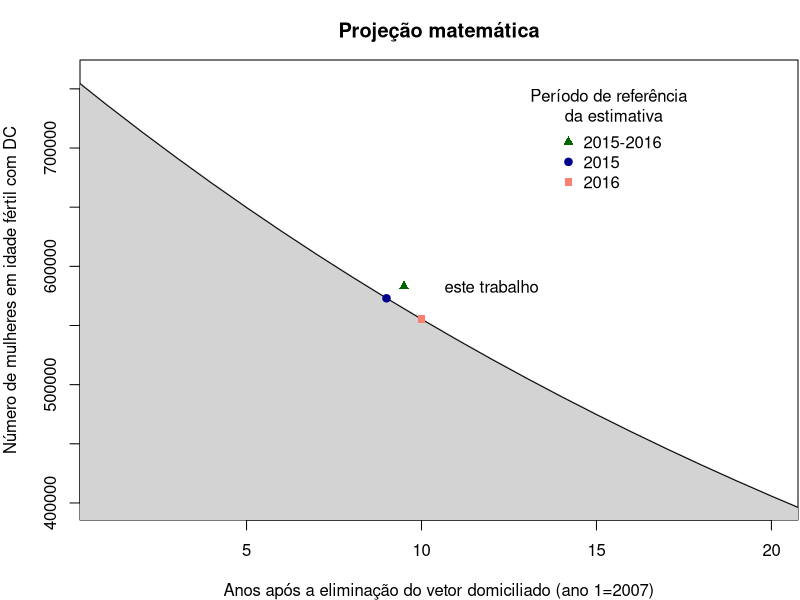

Write the R code that produced this figure.
library(deSolve)

parameters <- c(a = 0.0111*exp(0.025),
b = 0.0111*exp(0.025),
c = 0.0143*exp(0.0252),
d = 0.0111*exp(0.025),
r = 0.02,
g = 0.5,
p = 0.1)

state <- c(M = 760000,
F = 1,
C = 1,
R = 1)


massad<-function(t, state, parameters) {
with(as.list(c(state, parameters)),{
# rate of change
dM <- -a*M -(1-p)*r*M - p*r*M
dF <- (1-p)*r*M - b*F
dC <- p*r*M -(c+g)*C
dR <- g*C- d*R
# return the rate of change
list(c(dM, dF, dC, dR))
}) # end with(as.list ...
}

times <- seq(0, 30, by = 1)


out <- ode(y = state, times = times, func = massad, parms = parameters)
head(out)
x<-out[,1]
z<-out[,2]

png("Fig2_new.png", height=120, width=150, units="mm",res=600)
par(mar=c(4,4,3,0.1))
plot(x, z, xlab = "Anos após a eliminação do vetor domiciliado (ano 1=2007)", ylab = "Número de mulheres em idade fértil com DC", type="l", col="gray", lwd=2, main = "Projeção matemática", xlim=c(1,20), 
ylim=c(400000,760000))
polygon(c(x[x>=0], max(x), 0), c(z[x>=0], 0, 0), col="lightgray")
points(c(9,10),c(573002,555300),pch=c(19,15),col=c("darkblue","salmon"))
points(9.5,583143, pch=17, col = "darkgreen" )
text(12,583143, label=c("este trabalho"))
legend(13,750000,pch=c(17,19,15), col=c("darkgreen","darkblue","salmon"),legend=c("2015-2016","2015","2016"), title = "Período de referência \n da estimativa", bty = "n")
dev.off()
